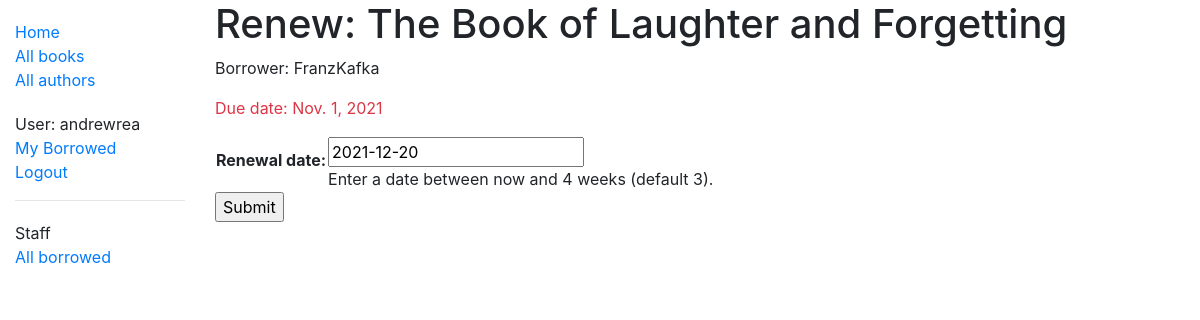
The app's page /catalog/book/49e3d87e-5cd3-4c77-bb34-8607d5c22408/renew/ (signed in), older data.
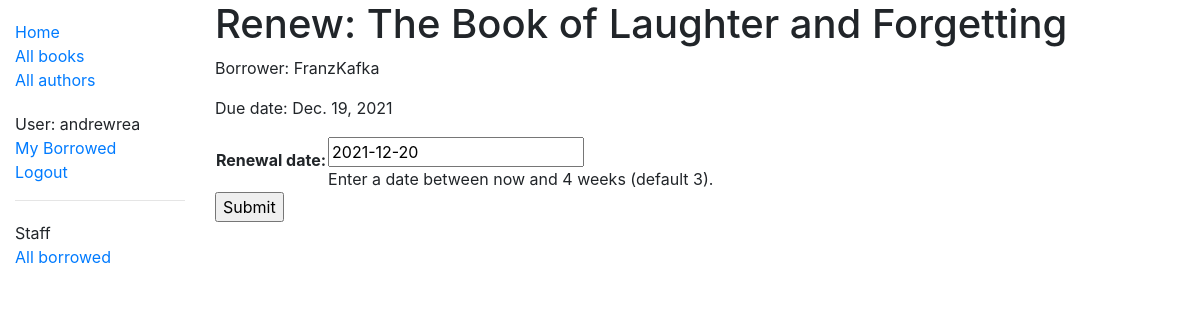
The same page, newer data.
### catalog/models.py (models this page shows, shortened)
class BookInstance(models.Model):
    id = models.UUIDField(primary_key=True, default=uuid.uuid4, help_text='Unique ID for this particular book across whole library')
    book = models.ForeignKey('Book', on_delete=models.RESTRICT, null=True)
    imprint = models.CharField(max_length=200)
    due_back = models.DateField(null=True, blank=True)
    borrower = models.ForeignKey(User, on_delete=models.SET_NULL, null=True, blank=True)
    @property
    def is_overdue(self):
        if self.due_back and date.today() > self.due_back:
            return True
        return False
    LOAN_STATUS = (
        ('m', 'Maintainance'),
        ('o', 'On loan'),
        ('a', 'Available'),
        ('r', 'Reserved'),
    )
    status = models.CharField(
        max_length=1,
        choices=LOAN_STATUS,
        blank=True,
        default='m',
        help_text='Book availability',
    )
    class Meta:
        ordering = ['due_back']
        permissions = (("can_mark_returned", "Set book as returned"),)

class Book(models.Model):
    title = models.CharField(max_length=200)
    author = models.ForeignKey('Author', on_delete=models.SET_NULL, null=True)
    summary = models.TextField(max_length=1000, help_text='Enter a brief description of the book')
    isbn = models.CharField('ISBN', max_length=13, unique=True,
                             help_text='13 Character <a href="https://www.isbn-international.org/content/what-isbn">ISBN number</a>')
    genre = models.ManyToManyField(Genre, help_text='Select a genre for this book')
    language = models.ForeignKey('Language', on_delete=models.SET_NULL, null=True)
    def display_genre(self):
        """Create a string for the Genre. This is required to display genre in Admin."""
        return ', '.join(genre.name for genre in self.genre.all()[:3])
    display_genre.short_description = 'Genre'

### catalog/views.py (the view)
# urls.py: path('book/<uuid:pk>/renew/', views.renew_book_librarian, name='renew-book-librarian'),
@login_required
@permission_required('catalog.can_mark_returned', raise_exception=True)
def renew_book_librarian(request, pk):
    book_instance = get_object_or_404(BookInstance, pk=pk)
    if request.method == 'POST':
        form = RenewBookForm(request.POST)
        if form.is_valid():
            book_instance.due_back = form.cleaned_data['renewal_date']
            book_instance.save()
            return HttpResponseRedirect(reverse('all-borrowed') )
    else:
        proposed_renewal_date = datetime.date.today() + datetime.timedelta(weeks=3)
        form = RenewBookForm(initial={'renewal_date': proposed_renewal_date})
    context = {
        'form': form,
        'book_instance': book_instance,
    }
    return render(request, 'catalog/book_renew_librarian.html', context)

### catalog/forms.py (shortened to what this page needs)
class RenewBookForm(forms.Form):
    renewal_date = forms.DateField(help_text="Enter a date between now and 4 weeks (default 3).")

### catalog/templates/catalog/book_renew_librarian.html (shortened to what this page needs)
{% extends "base_generic.html" %}
{% block content %}
    <h1>Renew: {{ book_instance.book.title }}</h1>
    <p>Borrower: {{ book_instance.borrower }}</p>
    <p{% if book_instance.is_overdue %} class="text-danger"{% endif %}>Due date: {{ book_instance.due_back }}</p>
    <form action="" method="post">
        <table>
        {{ form.as_table }}
        </table>
        <input type="submit" value="Submit">
    </form>
{% endblock %}

Row changes from the older to the newer data that the page shows:
changed BookInstance "The Book of Laughter and Forgetting": due_back "Nov. 1, 2021" → "Dec. 19, 2021"
